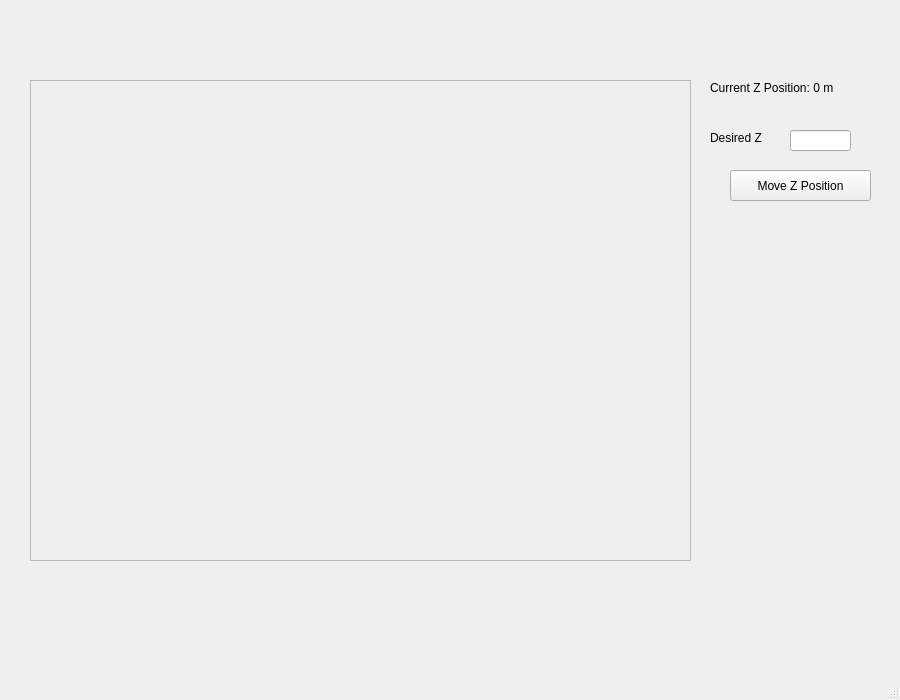
<?xml version="1.0" encoding="UTF-8"?>
<ui version="4.0">
 <class>MainWindow</class>
 <widget class="QMainWindow" name="MainWindow">
  <property name="geometry">
   <rect>
    <x>0</x>
    <y>0</y>
    <width>900</width>
    <height>700</height>
   </rect>
  </property>
  <property name="windowTitle">
   <string>RBE500ProjectPart2</string>
  </property>
  <widget class="QWidget" name="centralwidget">
   <widget class="QFrame" name="frame">
    <property name="geometry">
     <rect>
      <x>30</x>
      <y>80</y>
      <width>661</width>
      <height>481</height>
     </rect>
    </property>
    <property name="frameShape">
     <enum>QFrame::StyledPanel</enum>
    </property>
    <property name="frameShadow">
     <enum>QFrame::Raised</enum>
    </property>
   </widget>
   <widget class="QLabel" name="label_4">
    <property name="geometry">
     <rect>
      <x>710</x>
      <y>80</y>
      <width>171</width>
      <height>16</height>
     </rect>
    </property>
    <property name="text">
     <string>Current Z Position: 0 m</string>
    </property>
   </widget>
   <widget class="QLineEdit" name="ZPosEntry">
    <property name="geometry">
     <rect>
      <x>790</x>
      <y>130</y>
      <width>61</width>
      <height>21</height>
     </rect>
    </property>
   </widget>
   <widget class="QLabel" name="label_5">
    <property name="geometry">
     <rect>
      <x>710</x>
      <y>130</y>
      <width>71</width>
      <height>16</height>
     </rect>
    </property>
    <property name="text">
     <string>Desired Z</string>
    </property>
   </widget>
   <widget class="QPushButton" name="ZPositionBTN">
    <property name="geometry">
     <rect>
      <x>730</x>
      <y>170</y>
      <width>141</width>
      <height>31</height>
     </rect>
    </property>
    <property name="text">
     <string>Move Z Position</string>
    </property>
   </widget>
  </widget>
  <widget class="QMenuBar" name="menubar">
   <property name="geometry">
    <rect>
     <x>0</x>
     <y>0</y>
     <width>900</width>
     <height>22</height>
    </rect>
   </property>
  </widget>
  <widget class="QStatusBar" name="statusbar"/>
 </widget>
 <resources/>
 <connections/>
</ui>
